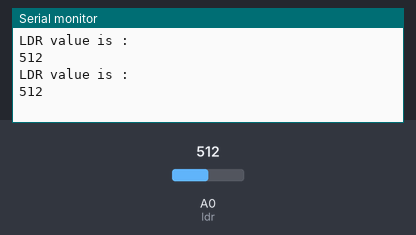
Bench run of a sketch on a simulated Arduino Uno, built with avr-gcc and run on an emulated ATmega328P. Parts: the last lines printed to the serial monitor. The inputs (shaded band) are chosen by the test bench; at power-on: A0 (ldr) = 512.

Above: at 1.8 s.
1.9 s: A0 (ldr) set to 90
At 2.8 s:
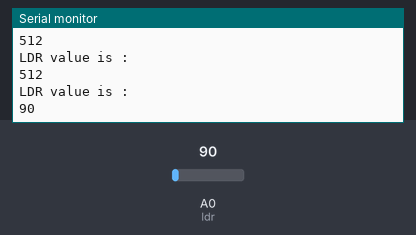
6.0 s: A0 (ldr) set to 110
At 6.8 s:
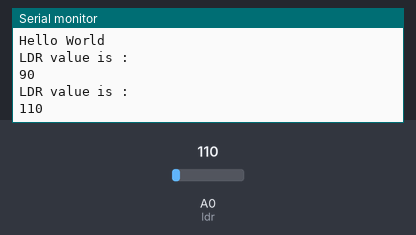
Timing chart, 0 to 9.0 s (numbered marks = the images above; inputs shaded):
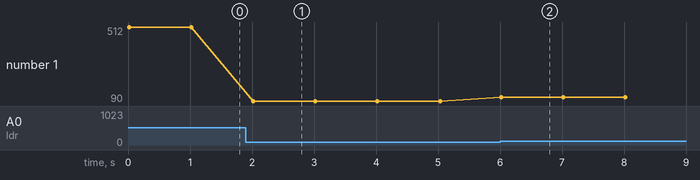

Measured:
- after the input at 1.9 s, the serial monitor: prints a new line after 0.12 s (image 1)
- after the input at 6.0 s, the serial monitor: prints a new line at once (image 2)
- plotted number 1: 512 → 90 after the input at 1.9 s, 90 → 110 after the input at 6.0 s

The sketch:

test_PomodoroTimer.ino
```cpp
#include "Timer.h"

int ldr=A0;//Set A0(Analog Input) for LDR.
int value_ldr=0;


Timer t;

void setup()
{

  Serial.begin(9600);
  t.every(5000,WriteToSerial);

}

void loop()
{

  value_ldr = analogRead(ldr);//Reads the Value of LDR(light).
  Serial.println("LDR value is :");//Prints the value of LDR to Serial Monitor.
  Serial.println(value_ldr);
  delay(1000);


  if(value_ldr < 100){

      t.update(); // Update t
  }

}

void WriteToSerial()
{

  Serial.println("Hello World");

}
```
